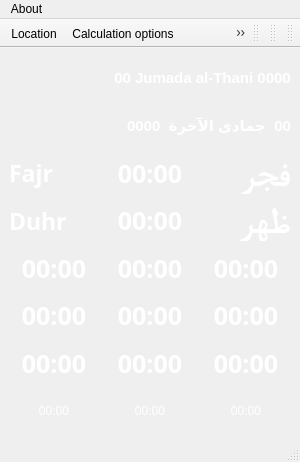
<?xml version="1.0" encoding="UTF-8"?>
<ui version="4.0">
 <class>Salat</class>
 <widget class="QMainWindow" name="Salat">
  <property name="geometry">
   <rect>
    <x>0</x>
    <y>0</y>
    <width>300</width>
    <height>462</height>
   </rect>
  </property>
  <property name="minimumSize">
   <size>
    <width>0</width>
    <height>0</height>
   </size>
  </property>
  <property name="maximumSize">
   <size>
    <width>16777215</width>
    <height>16777215</height>
   </size>
  </property>
  <property name="windowTitle">
   <string>Salat - salat times</string>
  </property>
  <property name="styleSheet">
   <string notr="true"/>
  </property>
  <widget class="QWidget" name="centralwidget">
   <property name="autoFillBackground">
    <bool>false</bool>
   </property>
   <property name="styleSheet">
    <string notr="true"/>
   </property>
   <layout class="QVBoxLayout" name="verticalLayout">
    <item>
     <layout class="QHBoxLayout" name="horizontalLayout">
      <item>
       <spacer name="horizontalSpacer">
        <property name="orientation">
         <enum>Qt::Horizontal</enum>
        </property>
        <property name="sizeHint" stdset="0">
         <size>
          <width>40</width>
          <height>20</height>
         </size>
        </property>
       </spacer>
      </item>
      <item>
       <widget class="QLabel" name="label_hijri_2">
        <property name="font">
         <font>
          <family>Arial</family>
          <pointsize>11</pointsize>
          <weight>75</weight>
          <italic>false</italic>
          <bold>true</bold>
         </font>
        </property>
        <property name="styleSheet">
         <string notr="true">background-image: url(:/images/slider3.png);
color:white;
</string>
        </property>
        <property name="text">
         <string>00 Jumada al-Thani 0000</string>
        </property>
        <property name="alignment">
         <set>Qt::AlignCenter</set>
        </property>
       </widget>
      </item>
     </layout>
    </item>
    <item>
     <layout class="QHBoxLayout" name="horizontalLayout_2">
      <item>
       <spacer name="horizontalSpacer_2">
        <property name="orientation">
         <enum>Qt::Horizontal</enum>
        </property>
        <property name="sizeHint" stdset="0">
         <size>
          <width>40</width>
          <height>20</height>
         </size>
        </property>
       </spacer>
      </item>
      <item>
       <widget class="QLabel" name="label_hijri">
        <property name="font">
         <font>
          <family>Arial</family>
          <pointsize>11</pointsize>
          <weight>75</weight>
          <italic>false</italic>
          <bold>true</bold>
         </font>
        </property>
        <property name="layoutDirection">
         <enum>Qt::RightToLeft</enum>
        </property>
        <property name="styleSheet">
         <string notr="true">background-image: url(:/images/slider3.png);
color:white;
</string>
        </property>
        <property name="locale">
         <locale language="Arabic" country="SaudiArabia"/>
        </property>
        <property name="text">
         <string>00  جمادى الآخرة  0000</string>
        </property>
        <property name="alignment">
         <set>Qt::AlignCenter</set>
        </property>
       </widget>
      </item>
     </layout>
    </item>
    <item>
     <layout class="QHBoxLayout" name="horizontalLayout_22">
      <item>
       <layout class="QHBoxLayout" name="horizontalLayout_6">
        <item>
         <widget class="QLabel" name="label_fajr_3">
          <property name="font">
           <font>
            <family>Arial Black</family>
            <pointsize>17</pointsize>
            <weight>75</weight>
            <bold>true</bold>
            <kerning>true</kerning>
           </font>
          </property>
          <property name="autoFillBackground">
           <bool>false</bool>
          </property>
          <property name="styleSheet">
           <string notr="true">color:white;
opacity:1.0;
background-image: url(:/images/slider3.png);</string>
          </property>
          <property name="text">
           <string>Fajr</string>
          </property>
         </widget>
        </item>
       </layout>
      </item>
      <item>
       <layout class="QHBoxLayout" name="horizontalLayout_3">
        <item>
         <widget class="QLabel" name="label_fajr">
          <property name="font">
           <font>
            <family>Arial Black</family>
            <pointsize>19</pointsize>
            <weight>75</weight>
            <bold>true</bold>
           </font>
          </property>
          <property name="styleSheet">
           <string notr="true">color:white;
opacity:1.0;
background-image: url(:/images/slider3.png);</string>
          </property>
          <property name="text">
           <string>00:00</string>
          </property>
          <property name="alignment">
           <set>Qt::AlignCenter</set>
          </property>
         </widget>
        </item>
       </layout>
      </item>
      <item>
       <layout class="QHBoxLayout" name="horizontalLayout_5">
        <item>
         <widget class="QLabel" name="label_fajr_2">
          <property name="font">
           <font>
            <family>Times New Roman</family>
            <pointsize>28</pointsize>
            <weight>75</weight>
            <bold>true</bold>
            <kerning>true</kerning>
           </font>
          </property>
          <property name="layoutDirection">
           <enum>Qt::RightToLeft</enum>
          </property>
          <property name="styleSheet">
           <string notr="true">color:white;
opacity:1.0;
background-image: url(:/images/slider3.png);</string>
          </property>
          <property name="text">
           <string>فجر</string>
          </property>
          <property name="alignment">
           <set>Qt::AlignLeading|Qt::AlignLeft|Qt::AlignVCenter</set>
          </property>
          <property name="wordWrap">
           <bool>false</bool>
          </property>
          <property name="margin">
           <number>0</number>
          </property>
         </widget>
        </item>
       </layout>
      </item>
     </layout>
    </item>
    <item>
     <layout class="QHBoxLayout" name="horizontalLayout_23">
      <item>
       <layout class="QHBoxLayout" name="horizontalLayout_9">
        <item>
         <widget class="QLabel" name="label_duhr_3">
          <property name="font">
           <font>
            <family>Arial Black</family>
            <pointsize>17</pointsize>
            <weight>75</weight>
            <bold>true</bold>
           </font>
          </property>
          <property name="styleSheet">
           <string notr="true">color:white;
opacity:1.0;
background-image: url(:/images/slider3.png);</string>
          </property>
          <property name="text">
           <string>Duhr</string>
          </property>
         </widget>
        </item>
       </layout>
      </item>
      <item>
       <layout class="QHBoxLayout" name="horizontalLayout_7">
        <item>
         <widget class="QLabel" name="label_duhr">
          <property name="font">
           <font>
            <family>Arial Black</family>
            <pointsize>19</pointsize>
            <weight>75</weight>
            <bold>true</bold>
           </font>
          </property>
          <property name="styleSheet">
           <string notr="true">color:white;
opacity:1.0;
background-image: url(:/images/slider3.png);</string>
          </property>
          <property name="text">
           <string>00:00</string>
          </property>
          <property name="alignment">
           <set>Qt::AlignCenter</set>
          </property>
         </widget>
        </item>
       </layout>
      </item>
      <item>
       <layout class="QHBoxLayout" name="horizontalLayout_8">
        <item>
         <widget class="QLabel" name="label_duhr_2">
          <property name="font">
           <font>
            <family>Times New Roman</family>
            <pointsize>28</pointsize>
            <weight>75</weight>
            <bold>true</bold>
           </font>
          </property>
          <property name="layoutDirection">
           <enum>Qt::RightToLeft</enum>
          </property>
          <property name="styleSheet">
           <string notr="true">color:white;
opacity:1.0;
background-image: url(:/images/slider3.png);</string>
          </property>
          <property name="text">
           <string>ظهر</string>
          </property>
          <property name="alignment">
           <set>Qt::AlignLeading|Qt::AlignLeft|Qt::AlignVCenter</set>
          </property>
         </widget>
        </item>
       </layout>
      </item>
     </layout>
    </item>
    <item>
     <layout class="QHBoxLayout" name="horizontalLayout_24">
      <item>
       <layout class="QHBoxLayout" name="horizontalLayout_12">
        <item>
         <widget class="QLabel" name="label_asr_3">
          <property name="font">
           <font>
            <family>Arial Black</family>
            <pointsize>19</pointsize>
            <weight>75</weight>
            <bold>true</bold>
           </font>
          </property>
          <property name="styleSheet">
           <string notr="true">color:white;
opacity:1.0;
background-image: url(:/images/slider3.png);</string>
          </property>
          <property name="text">
           <string>00:00</string>
          </property>
          <property name="alignment">
           <set>Qt::AlignCenter</set>
          </property>
         </widget>
        </item>
       </layout>
      </item>
      <item>
       <layout class="QHBoxLayout" name="horizontalLayout_10">
        <item>
         <widget class="QLabel" name="label_asr">
          <property name="font">
           <font>
            <family>Arial Black</family>
            <pointsize>19</pointsize>
            <weight>75</weight>
            <bold>true</bold>
           </font>
          </property>
          <property name="styleSheet">
           <string notr="true">color:white;
opacity:1.0;
background-image: url(:/images/slider3.png);</string>
          </property>
          <property name="text">
           <string>00:00</string>
          </property>
          <property name="alignment">
           <set>Qt::AlignCenter</set>
          </property>
         </widget>
        </item>
       </layout>
      </item>
      <item>
       <layout class="QHBoxLayout" name="horizontalLayout_11">
        <item>
         <widget class="QLabel" name="label_asr_2">
          <property name="font">
           <font>
            <family>Arial Black</family>
            <pointsize>19</pointsize>
            <weight>75</weight>
            <bold>true</bold>
           </font>
          </property>
          <property name="styleSheet">
           <string notr="true">color:white;
opacity:1.0;
background-image: url(:/images/slider3.png);</string>
          </property>
          <property name="text">
           <string>00:00</string>
          </property>
          <property name="alignment">
           <set>Qt::AlignCenter</set>
          </property>
         </widget>
        </item>
       </layout>
      </item>
     </layout>
    </item>
    <item>
     <layout class="QHBoxLayout" name="horizontalLayout_25">
      <item>
       <layout class="QHBoxLayout" name="horizontalLayout_15">
        <item>
         <widget class="QLabel" name="label_maghreb_3">
          <property name="font">
           <font>
            <family>Arial Black</family>
            <pointsize>19</pointsize>
            <weight>75</weight>
            <bold>true</bold>
           </font>
          </property>
          <property name="styleSheet">
           <string notr="true">color:white;
opacity:1.0;
background-image: url(:/images/slider3.png);</string>
          </property>
          <property name="text">
           <string>00:00</string>
          </property>
          <property name="alignment">
           <set>Qt::AlignCenter</set>
          </property>
         </widget>
        </item>
       </layout>
      </item>
      <item>
       <layout class="QHBoxLayout" name="horizontalLayout_13">
        <item>
         <widget class="QLabel" name="label_maghreb">
          <property name="font">
           <font>
            <family>Arial Black</family>
            <pointsize>19</pointsize>
            <weight>75</weight>
            <bold>true</bold>
           </font>
          </property>
          <property name="styleSheet">
           <string notr="true">color:white;
opacity:1.0;
background-image: url(:/images/slider3.png);</string>
          </property>
          <property name="text">
           <string>00:00</string>
          </property>
          <property name="alignment">
           <set>Qt::AlignCenter</set>
          </property>
         </widget>
        </item>
       </layout>
      </item>
      <item>
       <layout class="QHBoxLayout" name="horizontalLayout_14">
        <item>
         <widget class="QLabel" name="label_maghreb_2">
          <property name="font">
           <font>
            <family>Arial Black</family>
            <pointsize>19</pointsize>
            <weight>75</weight>
            <bold>true</bold>
           </font>
          </property>
          <property name="styleSheet">
           <string notr="true">color:white;
opacity:1.0;
background-image: url(:/images/slider3.png);</string>
          </property>
          <property name="text">
           <string>00:00</string>
          </property>
          <property name="alignment">
           <set>Qt::AlignCenter</set>
          </property>
         </widget>
        </item>
       </layout>
      </item>
     </layout>
    </item>
    <item>
     <layout class="QHBoxLayout" name="horizontalLayout_26">
      <item>
       <layout class="QHBoxLayout" name="horizontalLayout_18">
        <item>
         <widget class="QLabel" name="label_isha_3">
          <property name="font">
           <font>
            <family>Arial Black</family>
            <pointsize>19</pointsize>
            <weight>75</weight>
            <bold>true</bold>
           </font>
          </property>
          <property name="styleSheet">
           <string notr="true">color:white;
opacity:1.0;
background-image: url(:/images/slider3.png);</string>
          </property>
          <property name="text">
           <string>00:00</string>
          </property>
          <property name="alignment">
           <set>Qt::AlignCenter</set>
          </property>
         </widget>
        </item>
       </layout>
      </item>
      <item>
       <layout class="QHBoxLayout" name="horizontalLayout_16">
        <item>
         <widget class="QLabel" name="label_isha">
          <property name="font">
           <font>
            <family>Arial Black</family>
            <pointsize>19</pointsize>
            <weight>75</weight>
            <bold>true</bold>
           </font>
          </property>
          <property name="styleSheet">
           <string notr="true">color:white;
opacity:1.0;
background-image: url(:/images/slider3.png);</string>
          </property>
          <property name="text">
           <string>00:00</string>
          </property>
          <property name="alignment">
           <set>Qt::AlignCenter</set>
          </property>
         </widget>
        </item>
       </layout>
      </item>
      <item>
       <layout class="QHBoxLayout" name="horizontalLayout_17">
        <item>
         <widget class="QLabel" name="label_isha_2">
          <property name="font">
           <font>
            <family>Arial Black</family>
            <pointsize>19</pointsize>
            <weight>75</weight>
            <bold>true</bold>
           </font>
          </property>
          <property name="styleSheet">
           <string notr="true">color:white;
opacity:1.0;
background-image: url(:/images/slider3.png);</string>
          </property>
          <property name="text">
           <string>00:00</string>
          </property>
          <property name="alignment">
           <set>Qt::AlignCenter</set>
          </property>
         </widget>
        </item>
       </layout>
      </item>
     </layout>
    </item>
    <item>
     <layout class="QHBoxLayout" name="horizontalLayout_27">
      <item>
       <layout class="QHBoxLayout" name="horizontalLayout_21">
        <item>
         <widget class="QLabel" name="label_shourouk_3">
          <property name="styleSheet">
           <string notr="true">color:white;
opacity:1.0;
background-image: url(:/images/slider3.png);</string>
          </property>
          <property name="text">
           <string>00:00</string>
          </property>
          <property name="alignment">
           <set>Qt::AlignCenter</set>
          </property>
         </widget>
        </item>
       </layout>
      </item>
      <item>
       <layout class="QHBoxLayout" name="horizontalLayout_19">
        <item>
         <widget class="QLabel" name="label_shourouk">
          <property name="styleSheet">
           <string notr="true">color:white;
opacity:1.0;
background-image: url(:/images/slider3.png);</string>
          </property>
          <property name="text">
           <string>00:00</string>
          </property>
          <property name="alignment">
           <set>Qt::AlignCenter</set>
          </property>
         </widget>
        </item>
       </layout>
      </item>
      <item>
       <layout class="QHBoxLayout" name="horizontalLayout_20">
        <item>
         <widget class="QLabel" name="label_shourouk_2">
          <property name="styleSheet">
           <string notr="true">color:white;
opacity:1.0;
background-image: url(:/images/slider3.png);</string>
          </property>
          <property name="text">
           <string>00:00</string>
          </property>
          <property name="alignment">
           <set>Qt::AlignCenter</set>
          </property>
         </widget>
        </item>
       </layout>
      </item>
     </layout>
    </item>
   </layout>
  </widget>
  <widget class="QMenuBar" name="menubar">
   <property name="geometry">
    <rect>
     <x>0</x>
     <y>0</y>
     <width>300</width>
     <height>25</height>
    </rect>
   </property>
   <widget class="QMenu" name="menuAbout">
    <property name="title">
     <string>About</string>
    </property>
    <addaction name="separator"/>
    <addaction name="actionAbout_Qsalat"/>
    <addaction name="actionAbout_QT"/>
   </widget>
   <addaction name="menuAbout"/>
  </widget>
  <widget class="QStatusBar" name="statusbar"/>
  <widget class="QToolBar" name="toolBar">
   <property name="windowTitle">
    <string>toolBar</string>
   </property>
   <property name="movable">
    <bool>false</bool>
   </property>
   <property name="floatable">
    <bool>false</bool>
   </property>
   <attribute name="toolBarArea">
    <enum>TopToolBarArea</enum>
   </attribute>
   <attribute name="toolBarBreak">
    <bool>false</bool>
   </attribute>
   <addaction name="actionLocation"/>
   <addaction name="actionCalculation_options"/>
   <addaction name="actionQibla_direction"/>
   <addaction name="actionAudio"/>
   <addaction name="actionHijri_date"/>
   <addaction name="actionGenerate_prayer_times"/>
   <addaction name="actionWorldtime"/>
   <addaction name="separator"/>
  </widget>
  <widget class="QToolBar" name="toolBar_2">
   <property name="windowTitle">
    <string>toolBar_2</string>
   </property>
   <attribute name="toolBarArea">
    <enum>TopToolBarArea</enum>
   </attribute>
   <attribute name="toolBarBreak">
    <bool>false</bool>
   </attribute>
  </widget>
  <widget class="QToolBar" name="toolBar_3">
   <property name="windowTitle">
    <string>toolBar_3</string>
   </property>
   <attribute name="toolBarArea">
    <enum>TopToolBarArea</enum>
   </attribute>
   <attribute name="toolBarBreak">
    <bool>false</bool>
   </attribute>
  </widget>
  <widget class="QToolBar" name="toolBar_4">
   <property name="windowTitle">
    <string>toolBar_4</string>
   </property>
   <attribute name="toolBarArea">
    <enum>TopToolBarArea</enum>
   </attribute>
   <attribute name="toolBarBreak">
    <bool>false</bool>
   </attribute>
  </widget>
  <action name="actionHide">
   <property name="icon">
    <iconset resource="../qrc/salat.qrc">
     <normaloff>:/images/hide.png</normaloff>:/images/hide.png</iconset>
   </property>
   <property name="text">
    <string>Hide</string>
   </property>
  </action>
  <action name="actionQuit">
   <property name="icon">
    <iconset resource="../qrc/salat.qrc">
     <normaloff>:/images/exit.png</normaloff>:/images/exit.png</iconset>
   </property>
   <property name="text">
    <string>Quit</string>
   </property>
  </action>
  <action name="actionHijri_date">
   <property name="icon">
    <iconset resource="../qrc/salat.qrc">
     <normaloff>:/images/hijri.png</normaloff>:/images/hijri.png</iconset>
   </property>
   <property name="text">
    <string>Hijri date conversion</string>
   </property>
  </action>
  <action name="actionQibla_direction">
   <property name="icon">
    <iconset resource="../qrc/salat.qrc">
     <normaloff>:/images/qibla.png</normaloff>:/images/qibla.png</iconset>
   </property>
   <property name="text">
    <string>Qibla direction</string>
   </property>
  </action>
  <action name="actionLocation">
   <property name="icon">
    <iconset resource="../qrc/salat.qrc">
     <normaloff>:/images/world.png</normaloff>:/images/world.png</iconset>
   </property>
   <property name="text">
    <string>Location</string>
   </property>
  </action>
  <action name="actionAudio">
   <property name="icon">
    <iconset resource="../qrc/salat.qrc">
     <normaloff>:/images/mp3.png</normaloff>:/images/mp3.png</iconset>
   </property>
   <property name="text">
    <string>Audio</string>
   </property>
  </action>
  <action name="actionAbout_Qsalat">
   <property name="icon">
    <iconset resource="../qrc/salat.qrc">
     <normaloff>:/images/mecque.png</normaloff>:/images/mecque.png</iconset>
   </property>
   <property name="text">
    <string>About Salat</string>
   </property>
  </action>
  <action name="actionAbout_QT">
   <property name="icon">
    <iconset resource="../qrc/salat.qrc">
     <normaloff>:/images/Qt.png</normaloff>:/images/Qt.png</iconset>
   </property>
   <property name="text">
    <string>About QT</string>
   </property>
  </action>
  <action name="actionCalculation_options">
   <property name="icon">
    <iconset resource="../qrc/salat.qrc">
     <normaloff>:/images/0396.png</normaloff>:/images/0396.png</iconset>
   </property>
   <property name="text">
    <string>Calculation options</string>
   </property>
  </action>
  <action name="actionWorldtime">
   <property name="icon">
    <iconset resource="../qrc/salat.qrc">
     <normaloff>:/images/0442.png</normaloff>:/images/0442.png</iconset>
   </property>
   <property name="text">
    <string>World time</string>
   </property>
  </action>
  <action name="actionGenerate_prayer_times">
   <property name="icon">
    <iconset resource="../qrc/salat.qrc">
     <normaloff>:/images/month.png</normaloff>:/images/month.png</iconset>
   </property>
   <property name="text">
    <string>Generate prayer times</string>
   </property>
   <property name="toolTip">
    <string>Generate prayer times</string>
   </property>
  </action>
 </widget>
 <resources>
  <include location="../qrc/salat.qrc"/>
 </resources>
 <connections/>
</ui>
